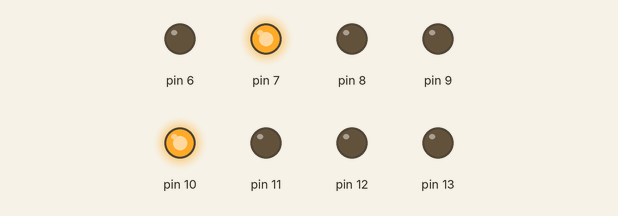
This sketch was run on a simulated Arduino Uno, built with avr-gcc and run on an emulated ATmega328P. Parts: output pins drawn as LEDs (lit = HIGH).

Above: at 0.6 s.
At 3.1 s:
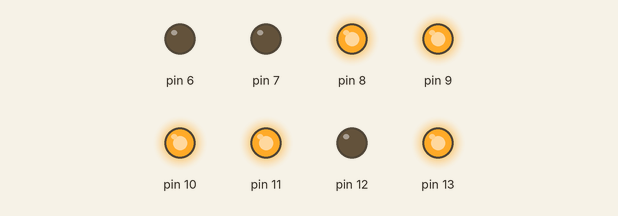
At 5.6 s:
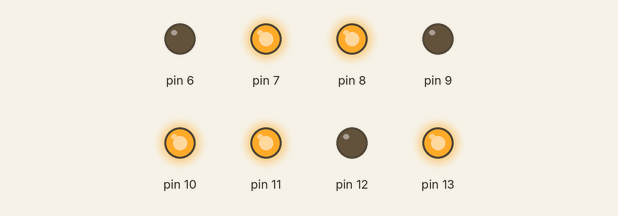
At 10.1 s:
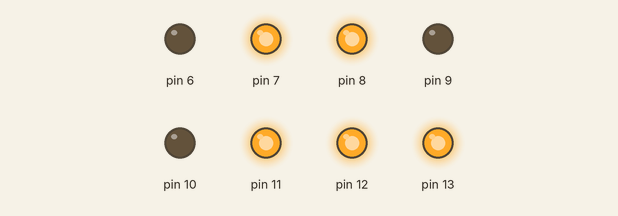
At 19.6 s:
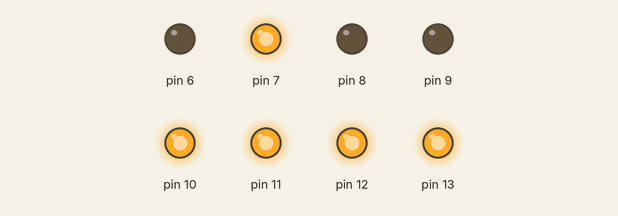
At 37.6 s:
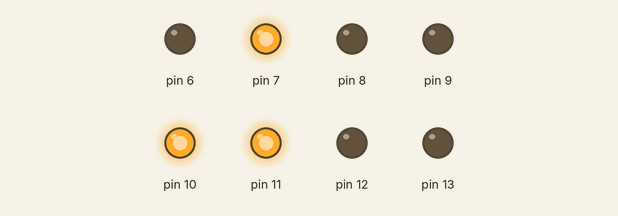
Timing chart, 0 to 40.0 s (numbered marks = the images above):
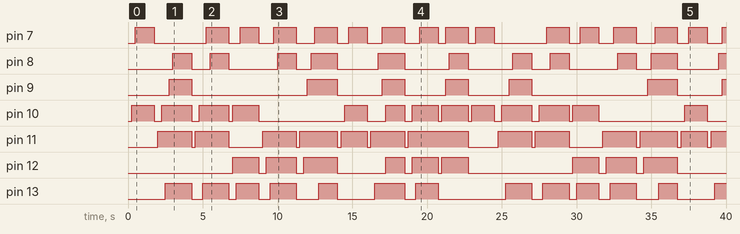

Measured:
- by itself, pin 7: LOW → HIGH at 0.50 s, → LOW 1.3 s later, → HIGH 3.5 s later, → LOW 1.5 s later, … (31 changes in this stretch)
- by itself, pin 8: LOW → HIGH at 3.0 s, → LOW 1.3 s later, → HIGH 1.3 s later, → LOW 1.3 s later, … (21 changes in this stretch)
- by itself, pin 9: LOW → HIGH at 2.8 s, → LOW 1.5 s later, → HIGH 7.8 s later, → LOW 2.0 s later, … (13 changes in this stretch)
- by itself, pin 10: LOW → HIGH at 0.25 s, → LOW 1.5 s later, → HIGH 0.50 s later, → LOW 2.0 s later, … (26 changes in this stretch)
- by itself, pin 11: LOW → HIGH at 2.0 s, → LOW 2.3 s later, → HIGH 0.25 s later, → LOW 2.3 s later, … (25 changes in this stretch)
- by itself, pin 12: LOW → HIGH at 7.0 s, → LOW 1.8 s later, → HIGH 0.50 s later, → LOW 2.0 s later, … (18 changes in this stretch)
- by itself, pin 13: LOW → HIGH at 2.5 s, → LOW 1.8 s later, → HIGH 0.75 s later, → LOW 1.8 s later, … (25 changes in this stretch)

The sketch:

Tester.ino
```cpp
class SD7 //7 segment display
{

  public:
  // con-, and decon-, -structors
  SD7(int (&pins)[8]);
  ~SD7();

  //numbers
  void uno();  //b, c
  void dos(); //a, b, g, e, d,
  void tres(); //a, b, g, c, d
  void cuatro(); //f, g, b, c
  void cinco(); //a, f, g, c, d
  void seis(); //a, f, g, c, d, e
  void siete(); //a, b, c
  void ocho(); //all
  void nueve(); //a, f, g, b, c
  void cero(); //a, b, c, d, e, f


  private:
  //short hand functions
  void clear();
  void lon(int pin); //light on
  void loff(int pin); //light off
  int dly = 250; //delay

  // pins
  //com 3 and 8 are gorund pins
  int g, f, /*com8,*/ a, b;
  int e, d, /*com3,*/ c, dp;

};

SD7::SD7(int (&pins)[8])
{
  //match pins variables with corresponding element of array of pin numbers
  g = pins[0];
  f = pins[1];
  //com8 = pins[2]; //ground
  a = pins[2];
  b = pins[3];
  e = pins[4];
  d = pins[5];
  //com3 = pins[7]; //ground
  c = pins[6];
  dp = pins[7]; //decimal point

  //set outputs
  pinMode(g, OUTPUT);
  pinMode(f, OUTPUT);
  pinMode(a, OUTPUT);
  pinMode(b, OUTPUT);
  pinMode(e, OUTPUT);
  pinMode(d, OUTPUT);
  pinMode(c, OUTPUT);
  pinMode(dp, OUTPUT);
}

SD7::~SD7()
{}

void SD7::loff(int pin)
{
  digitalWrite(pin, LOW);
}

void SD7::clear()
{
  loff(g);
  loff(f);
  loff(a);
  loff(b);
  loff(e);
  loff(d);
  loff(c);
  loff(dp);
}

void SD7::lon(int pin)
{
  digitalWrite(pin, HIGH);
}

void SD7::uno()
{
  clear();
  delay(dly);
  lon(b);
  delay(dly);
  lon(c);
  delay(dly);
}

void SD7::dos()
{
  clear();
  delay(dly);
  lon(a);
  delay(dly);
  lon(b);
  delay(dly);
  lon(g);
  delay(dly);
  lon(e);
  delay(dly);
  lon(d);
  delay(dly);
}

void SD7::tres()
{
  clear();
  delay(dly);
  lon(a);
  delay(dly);
  lon(b);
  delay(dly);
  lon(g);
  delay(dly);
  lon(c);
  delay(dly);
  lon(d);
  delay(dly);
}

void SD7::cuatro()
{
  clear();
  delay(dly);
  lon(b);
  lon(f);
  delay(dly);
  lon(g);
  delay(dly);
  lon(c);
  delay(dly);
}

void SD7::cinco()
{
  clear();
  delay(dly);
  lon(a);
  delay(dly);
  lon(f);
  delay(dly);
  lon(g);
  delay(dly);
  lon(c);
  delay(dly);
  lon(d);
  delay(dly);
}

void SD7::seis()
{
  clear();
  delay(dly);
  lon(a);
  delay(dly);
  lon(f);
  delay(dly);
  lon(e);
  delay(dly);
  lon(d);
  delay(dly);
  lon(c);
  delay(dly);
  lon(g);
  delay(dly);
}

void SD7::siete()
{
  clear();
  delay(dly);
  lon(a);
  delay(dly);
  lon(b);
  delay(dly);
  lon(c);
  delay(dly);
}

void SD7::ocho()
{
  clear();
  delay(dly);
  lon(a);
  delay(dly);
  lon(g);
  delay(dly);
  lon(d);
  delay(dly);
  lon(c);
  lon(e);
  delay(dly);
  lon(f);
  lon(b);
  delay(dly);
}

void SD7::nueve()
{
  clear();
  delay(dly);
  lon(a);
  delay(dly);
  lon(f);
  lon(b);
  delay(dly);
  lon(g);
  delay(dly);
  lon(c);
  delay(dly);
}

void SD7::cero()
{
  clear();
  lon(a);
  delay(dly);
  lon(b);
  lon(f);
  delay(dly);
  lon(e);
  lon(c);
  delay(dly);
  lon(d);
  delay(dly);
}

  int ary[8] = {13,12,11,10,9,8,7,6};
  //int *aryp[8] = (&ary)[8];
  SD7 test = (ary);

void setup() {
  // put your setup code here, to run once:


}

void loop() {
  // put your main code here, to run repeatedly:

  test.uno();
  delay(1000);
  test.dos();
  delay(1000);
  test.tres();
  delay(1000);
  test.cuatro();
  delay(1000);
  test.cinco();
  delay(1000);
  test.seis();
  delay(1000);
  test.siete();
  delay(1000);
  test.ocho();
  delay(1000);
  test.nueve();
  delay(1000);
  test.cero();
  delay(1000);

}
```
